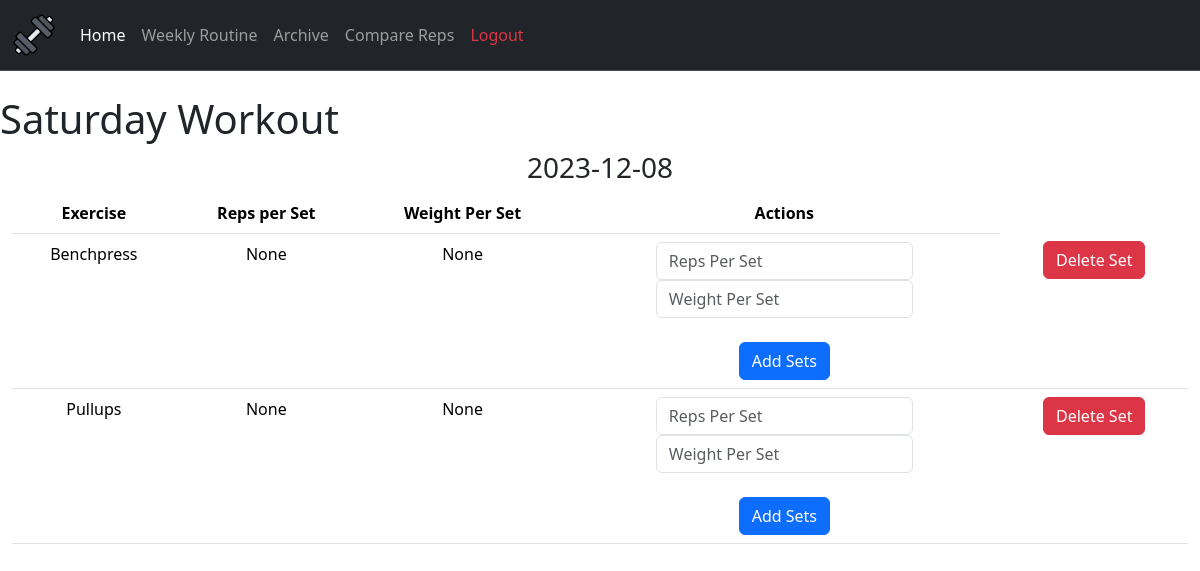
Page /workout/15 (signed in) on the committed database.
### webapp/tables.py (models this page shows)
class Workout(db.Model):
    id = db.Column(db.Integer, primary_key = True)
    date = db.Column(db.String(10), default = func.current_date())
    day = db.Column(db.String(12), nullable = False)
    week = db.Column(db.String(150))
    user_id = db.Column(db.Integer, db.ForeignKey('user.id'))
    workout_number = db.Column(db.Integer, nullable=False, unique=False)

class Exercise(db.Model):
    id = db.Column(db.Integer, primary_key = True)
    name = db.Column(db.String(150), nullable = False,)
    sets = db.Column(db.String(150))
    weight = db.Column(db.String(150))
    workout_id = db.Column(db.Integer, db.ForeignKey('workout.id'))

### webapp/routes.py (the view)
@routes.route("/workout/<int:id>")
@login_required
def workout(id):
    workout_id = id
    user = db.session.query(Workout.user_id).filter_by(id = workout_id).scalar()
    if user is None:
        return redirect(url_for("routes.error"))
    elif user != current_user.id:
        return redirect(url_for("routes.error"))
    workout = db.session.query(Workout).filter_by(id = workout_id).scalar()
    exercises = db.session.query(Routine.exercise).filter_by(day = workout.day, user_id = current_user.id).all()
    exercises = [exercise[0] for exercise in exercises]
    for exercise in exercises:
        if db.session.query(Exercise).filter_by(name = exercise, workout_id = workout_id).scalar() is None:
            new_exercise = Exercise(name = exercise, workout_id = workout_id)
            db.session.add(new_exercise)
    db.session.commit()
    exercises = db.session.query(Exercise).filter_by(workout_id = workout_id).all()
    return render_template("workout.html", workout = workout, exercises = exercises, user = user, workoutId = workout_id)

### webapp/templates/workout.html (shortened to what this page needs)
{% extends "layout.html" %}
{% block main%}
<br />
<h1 id="Workout">{{ workout.day }} Workout</h1>
<h3 style="text-align: center;">{{ workout.date }}</h3>
<div class="fs-6">
  <div class="container-fluid text-sm-center">
    <table class="table">
      <thead>
        <tr>
          <th scope="col">Exercise</th>
          <th scope="col">Reps per Set</th>
          <th scope="col">Weight Per Set</th>
          <th scope="col">Actions</th>
        </tr>
      </thead>
      {% for exercise in exercises %}
      <tr>
        <td>{{ exercise.name }}</td>
        <td>{{ exercise.sets }}</td>
        <td>{{ exercise.weight }}</td>
        <td>
          <form class="form" action="/addsets" method="post">
            <input
              class="form-control mx-auto w-auto"
              id="sets"
              name="sets"
              type="text"
              placeholder="Reps Per Set"
            />
            <input
              class="form-control mx-auto w-auto"
              id="weight "
              name="weight"
              type="text"
              placeholder="Weight Per Set"
            />
            <br />
            <button class="btn btn-primary mx-auto" id="set-submit" type="submit">
              Add Sets
            </button>
          </form>
        </td>
        <td>
          <form class="form" action="/deletesets" method="post" onsubmit="return confirmDeleteSets()">
            <button class="btn btn-danger mx-auto" id="set-delete" type="submit">Delete Set</button>
          </form>
        </td>
      </tr>
      {% endfor %}
    </table>
  </div>
</div>
{% endblock %}

### rows in the picture
Workout: day "Saturday", date "2023-12-08"
Exercise: name "Benchpress", sets "None", weight "None"
Exercise: name "Pullups", sets "None", weight "None"
